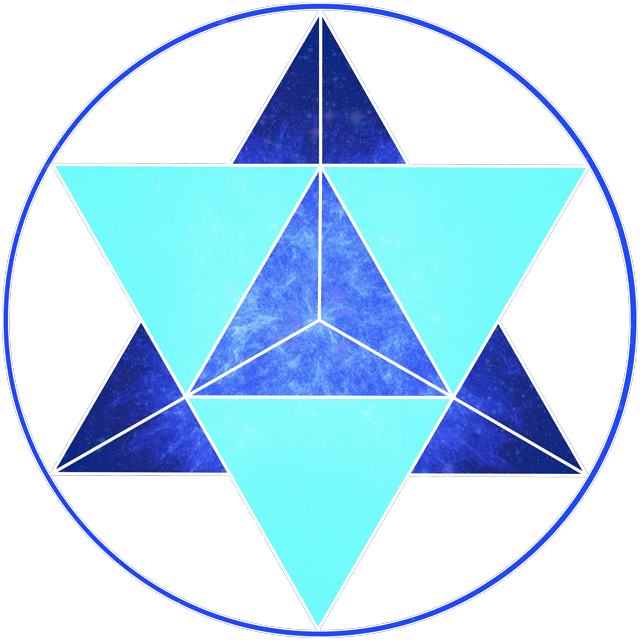
#> input picture Token Images/BLU-Token[1.0][640px].png, 640 x 640 px
$ python -i make_shorts.py   (imports and definitions only)
#> lines starting #> are read from the running program, lines starting #| are printed output that depends on the picture
#!/usr/bin/env python3
"""Build 9:16 talking shorts from long videos. Local ffmpeg + Hugging Face Whisper."""

from __future__ import annotations

import json
import math
import re
import subprocess
import sys
import tempfile
from dataclasses import dataclass, field
from pathlib import Path

from PIL import Image, ImageDraw, ImageFont

ROOT = Path(__file__).resolve().parents[1]
LONG_DIR = ROOT / "Long Videos"
VIDEO_DIR = ROOT / "Video Samples"
OUT_DIR = ROOT / "Shorts"
LOGO_CANDIDATES = [
    ROOT / "Token Images" / "EASY.png",
    ROOT / "Token Images" / "AA-Logo[PurpleInCircle][WhiteBG][1.4][512].png",
]
ART_DIRS = [
    ROOT / "Gudasol Fractal Art",
    ROOT / "Gudasol Sacred Geometry Art",
]
FACE_SWIFT = Path(__file__).resolve().parent / "detect_faces.swift"
FACE_BIN = Path(__file__).resolve().parent / "detect_faces"
FONT_PATHS = [
    (Path("/Users/fresh/Library/Fonts/BebasNeue Bold.otf"), 0),
    (Path("/System/Library/Fonts/Avenir Next Condensed.ttc"), 8),
    (Path("/System/Library/Fonts/Supplemental/Impact.ttf"), 0),
]

WHISPER_MODEL = "base.en"
BREATH_PAUSE = 0.70
IDEA_PAUSE = 2.15
SCENE_PAUSE = 8.50
MIN_SHORT = 15.0
MIN_WORDS = 5
MAX_SHORT = 180.0
PREFER_LONG = 85.0

INCOMPLETE_TAILS = {
    "a", "an", "the", "and", "or", "but", "so", "because", "if", "when", "while",
    "to", "of", "in", "on", "for", "with", "as", "at", "from", "by", "into",
    "that", "which", "who", "whom", "whose", "my", "our", "your", "their",
    "it's", "its", "we're", "i've", "i'm", "that's", "there's", "just", "very",
    "this", "these", "those", "also", "then", "than", "like", "about",
}
STOPWORDS = INCOMPLETE_TAILS | {
    "i", "we", "you", "he", "she", "it", "they", "me", "us", "them", "be", "is",
    "are", "was", "were", "been", "being", "have", "has", "had", "do", "did",
    "does", "not", "no", "yes", "can", "could", "would", "should", "will",
    "what", "how", "where", "why", "who", "all", "each", "more", "some", "any",
    "out", "up", "down", "over", "really", "kind", "get", "got", "go", "going",
}
TOPIC_START = re.compile(
    r"^\s*("
    r"anyway |another |meanwhile |"
    r"so aquarius |i'?ve been |right now |"
    r"you can belittle |the co-roper"
    r")",
    re.I,
)
CONTINUE_START = re.compile(
    r"^\s*(that's |that is |and |our ability |because |which |"
    r"so that |to be |to choose |i choose |connecting |we need )",
    re.I,
)

W, H = 1080, 1920
YELLOW = (255, 215, 0, 255)
BLACK = (0, 0, 0, 255)
WHITE = (255, 255, 255, 255)

SAMPLE_FPS = 3.0
CAMERA_FPS = 24.0
DEADZONE_FRAC = 0.055
STICKY_FRAC = 0.11
SETTLE_FRAC = 0.012
FOLLOW_OMEGA = 2.6
FOLLOW_DAMPING = 1.15
MAX_PAN_FRAC_PER_S = 0.085
MAX_ACCEL_FRAC_PER_S2 = 0.16
FAST_P90_FRAC_PER_S = 0.55
FAST_MEDIAN_FRAC_PER_S = 0.22
JUMP_MIN_HOLD = 0.85
JUMP_SIZE_RATIO = 1.28
MAX_JUMPS_PER_S = 0.38
MULTI_FACE_SPAN = 0.52
CLUSTER_GAP = 0.18


def run(cmd, **kw):
    return subprocess.run(cmd, check=True, **kw)


# [114 lines left out: functions probe_duration, probe_wh, load_font, render_caption_png, render_caption_frame, group_words, not called in this run]


def _norm_token(text: str) -> str:
    return re.sub(r"[^a-z0-9']+", "", text.lower())


def _content_tokens(text: str) -> set[str]:
    return {t for t in (_norm_token(w) for w in text.split()) if t and t not in STOPWORDS and len(t) > 2}


# [110 lines left out: functions _jaccard, thought_complete, topic_shift_score, _split_internal_topic_starts, thought_units, not called in this run]


def windows_from_words(words: list[dict], duration: float) -> list[tuple[float, float]]:
    return windows_from_transcript({"words": words}, duration)


# [111 lines left out: functions windows_from_transcript, extract_frame, subject_crop_x, not called in this run]


@dataclass
class FramingPlan:
    mode: str
    reason: str
    crop_keys: list[tuple[float, int]] = field(default_factory=list)
    art: Path | None = None
    stats: dict = field(default_factory=dict)

    # [29 lines left out: functions summary, list_art, pick_art, not called in this run]


def prepare_art_bg(src: Path, dest: Path) -> None:
#> called with dest = 'out.png'
    im = Image.open(src).convert("RGB")
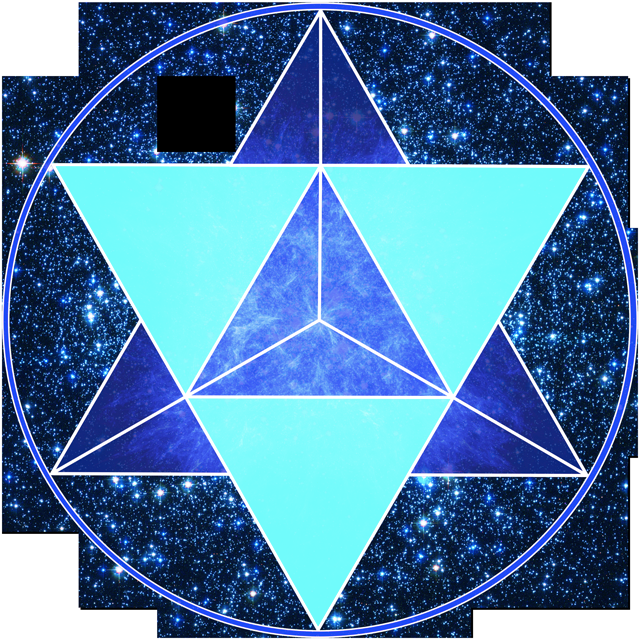
#> im: PIL image 640x640 RGB; mean R, G, B 79, 125.4, 166.6
    scale = max(W / im.width, H / im.height)
#> scale = 3
    nw, nh = max(W, int(im.width * scale)), max(H, int(im.height * scale))
#> nw = 1920; nh = 1920
    im = im.resize((nw, nh), Image.Resampling.LANCZOS)
#> im: PIL image 1920x1920 RGB
    left = max(0, (nw - W) // 2)
#> left = 420
    top = max(0, (nh - H) // 2)
#> top = 0
    im = im.crop((left, top, left + W, top + H))
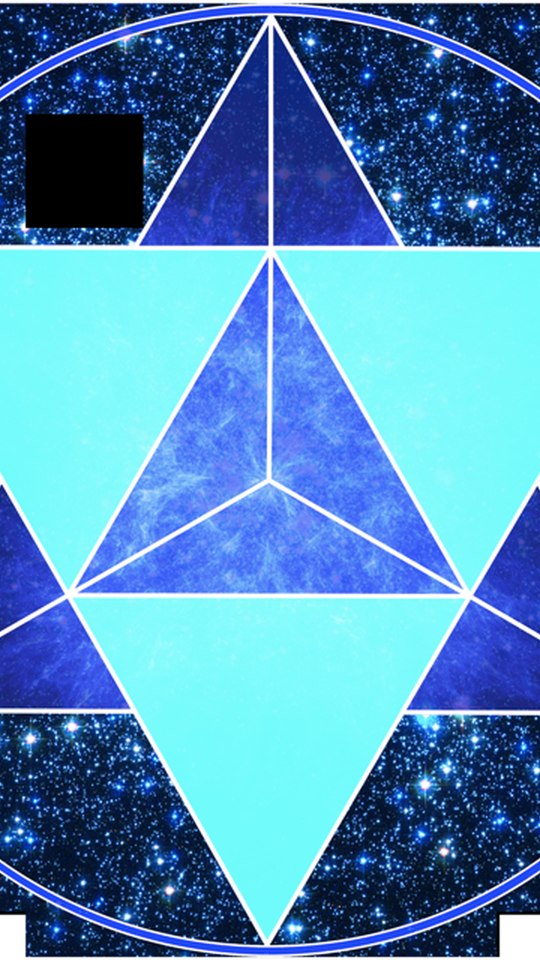
#> im: PIL image 1080x1920 RGB (shown at 1/2 size); mean R, G, B 80.1, 140.5, 185.3
#> (the run stopped early here; a loop or call above may not have finished)
